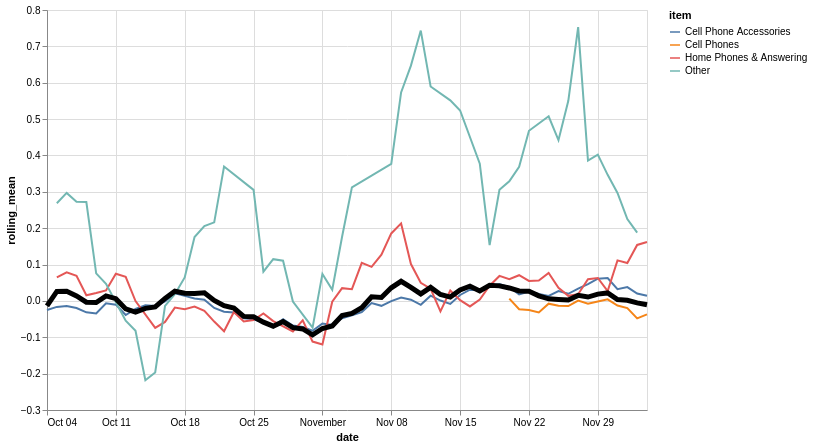

This figure's Vega-Lite source:
### Vega-Lite specification from a JSON file in a GitHub repository (floating-point values rounded to 4 significant figures; data arrays with more than 128 entries replaced by an {"elided": "..."} marker saying what was removed)
{"config": {"view": {"continuousWidth": 400, "continuousHeight": 300}}, "layer": [{"data": {"name": "data-7c33b91de75819ba5fce05cbb3154648"}, "mark": "line", "encoding": {"color": {"type": "nominal", "field": "item"}, "x": {"type": "temporal", "field": "date"}, "y": {"type": "quantitative", "field": "rolling_mean"}}, "transform": [{"window": [{"op": "mean", "field": "residual", "as": "rolling_mean"}], "frame": [-4, 3]}]}, {"data": {"name": "data-3a32f67922c2254bf3a0600a2ed9f875"}, "mark": {"type": "line", "color": "black", "size": 5}, "encoding": {"x": {"type": "temporal", "field": "date"}, "y": {"type": "quantitative", "field": "rolling_mean"}}, "transform": [{"window": [{"op": "mean", "field": "residual", "as": "rolling_mean"}], "frame": [-4, 3]}]}], "height": 400, "width": 600, "$schema": "https://vega.github.io/schema/vega-lite/v4.8.1.json", "datasets": {"data-7c33b91de75819ba5fce05cbb3154648": {"elided": "186 records"}, "data-3a32f67922c2254bf3a0600a2ed9f875": [{"date": "2020-10-04T00:00:00", "residual": -0.1549}, {"date": "2020-10-05T00:00:00", "residual": -0.1242}, {"date": "2020-10-06T00:00:00", "residual": 0.06693}, {"date": "2020-10-07T00:00:00", "residual": 0.1573}, {"date": "2020-10-08T00:00:00", "residual": 0.1849}, {"date": "2020-10-09T00:00:00", "residual": 0.02822}, {"date": "2020-10-10T00:00:00", "residual": -0.06378}, {"date": "2020-10-11T00:00:00", "residual": -0.1223}, {"date": "2020-10-12T00:00:00", "residual": -0.1639}, {"date": "2020-10-13T00:00:00", "residual": 0.02218}, {"date": "2020-10-14T00:00:00", "residual": 0.006985}, {"date": "2020-10-15T00:00:00", "residual": -0.06866}, {"date": "2020-10-16T00:00:00", "residual": 0.1161}, {"date": "2020-10-17T00:00:00", "residual": 0.109}, {"date": "2020-10-18T00:00:00", "residual": -0.03099}, {"date": "2020-10-19T00:00:00", "residual": 0.06316}, {"date": "2020-10-20T00:00:00", "residual": -0.00571}, {"date": "2020-10-21T00:00:00", "residual": -0.01915}, {"date": "2020-10-22T00:00:00", "residual": 0.001387}, {"date": "2020-10-23T00:00:00", "residual": -0.0559}, {"date": "2020-10-24T00:00:00", "residual": -0.05029}, {"date": "2020-10-25T00:00:00", "residual": -0.006474}, {"date": "2020-10-26T00:00:00", "residual": -0.0846}, {"date": "2020-10-27T00:00:00", "residual": -0.1197}, {"date": "2020-10-28T00:00:00", "residual": -0.01448}, {"date": "2020-10-29T00:00:00", "residual": -0.1367}, {"date": "2020-10-30T00:00:00", "residual": -0.08781}, {"date": "2020-10-31T00:00:00", "residual": 0.04632}, {"date": "2020-11-01T00:00:00", "residual": -0.186}, {"date": "2020-11-02T00:00:00", "residual": -0.03361}, {"date": "2020-11-03T00:00:00", "residual": -0.2137}, {"date": "2020-11-04T00:00:00", "residual": 0.01862}, {"date": "2020-11-05T00:00:00", "residual": 0.04267}, {"date": "2020-11-06T00:00:00", "residual": 0.09102}, {"date": "2020-11-07T00:00:00", "residual": -0.03972}, {"date": "2020-11-08T00:00:00", "residual": 0.1701}, {"date": "2020-11-09T00:00:00", "residual": 0.05474}, {"date": "2020-11-10T00:00:00", "residual": -0.04824}, {"date": "2020-11-11T00:00:00", "residual": -0.0006914}, {"date": "2020-11-12T00:00:00", "residual": 0.1613}, {"date": "2020-11-13T00:00:00", "residual": -0.09009}, {"date": "2020-11-14T00:00:00", "residual": -0.0529}, {"date": "2020-11-15T00:00:00", "residual": 0.1041}, {"date": "2020-11-16T00:00:00", "residual": 0.01376}, {"date": "2020-11-17T00:00:00", "residual": -0.002895}, {"date": "2020-11-18T00:00:00", "residual": 0.1079}, {"date": "2020-11-19T00:00:00", "residual": 0.08165}, {"date": "2020-11-20T00:00:00", "residual": 0.05853}, {"date": "2020-11-21T00:00:00", "residual": 0.03366}, {"date": "2020-11-22T00:00:00", "residual": -0.06587}, {"date": "2020-11-23T00:00:00", "residual": 0.05841}, {"date": "2020-11-24T00:00:00", "residual": -0.05302}, {"date": "2020-11-25T00:00:00", "residual": -0.01013}, {"date": "2020-11-26T00:00:00", "residual": 0.008359}, {"date": "2020-11-27T00:00:00", "residual": 0.01691}, {"date": "2020-11-28T00:00:00", "residual": 0.04487}, {"date": "2020-11-29T00:00:00", "residual": 0.02114}, {"date": "2020-11-30T00:00:00", "residual": 0.03502}, {"date": "2020-12-01T00:00:00", "residual": 0.02193}, {"date": "2020-12-02T00:00:00", "residual": 0.01202}, {"date": "2020-12-03T00:00:00", "residual": 0.01557}, {"date": "2020-12-04T00:00:00", "residual": -0.1379}]}}
